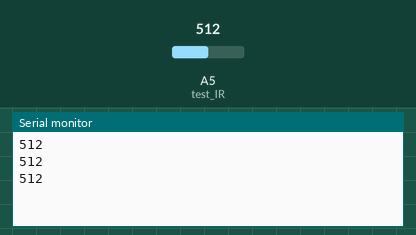
Recording of a sketch running on a simulated Arduino Uno, built with avr-gcc and run on an emulated ATmega328P. Shown: the last lines printed to the serial monitor. The inputs (shaded band) are chosen by the test bench; at power-on: A5 (test_IR) = 512.

Above: at 1.3 s.
1.4 s: A5 (test_IR) set to 716
At 1.9 s:
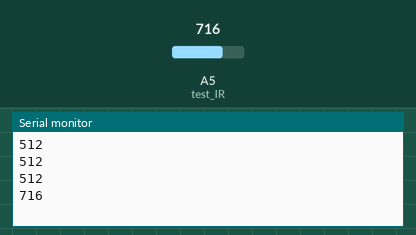
2.9 s: A5 (test_IR) set to 900
At 3.4 s:
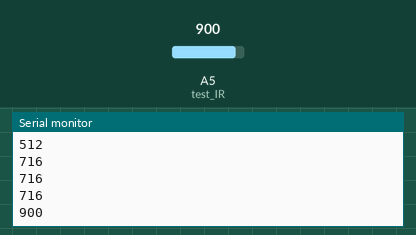
Timing chart, 0 to 5.9 s (numbered marks = the images above; inputs shaded):
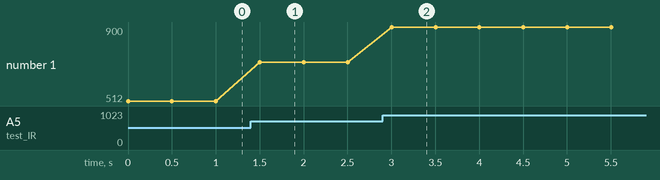

The sketch:

IR_sen.ino
```cpp
#define test_IR 19

void setup() {
  // put your setup code here, to run once:
  pinMode(test_IR, INPUT);
  Serial.begin(115200);
}

void loop() {
  // put your main code here, to run repeatedly:
  Serial.println(analogRead(test_IR));
  delay(500);
}
```

Measured:
- after the input at 1.4 s, the serial monitor: prints a new line after 0.10 s (image 1)
- after the input at 2.9 s, the serial monitor: prints a new line after 0.10 s (image 2)
- plotted number 1: 512 → 716 after the input at 1.4 s, 716 → 900 after the input at 2.9 s
